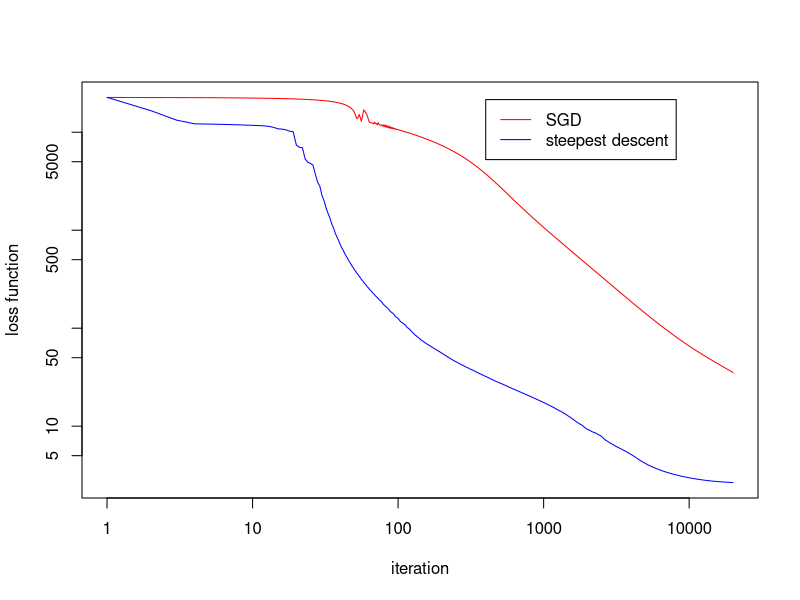

Source code (R):
## ---- chunk 1
knitr::opts_chunk$set(echo = TRUE)
## ---- chunk 2
# data
ydat = c(5.308, 7.24, 9.638, 12.866, 17.069, 23.192, 31.443, 38.558, 50.156, 62.948, 75.995, 91.972)
tdat = seq_along(ydat)
n_iter = 20000
f_val_trace = matrix(NA, n_iter, 2) # to keep track of value of functions

# define the function and the gradient of residue
f = function(b, tdat, ydat) sum((ydat - b[1]/(1+b[2]*exp(-b[3]/100*tdat)))^2)
r1 = deriv(expression( (y - b1/(1+b2*exp(-b3/100*x)))^2), namevec = c('b1','b2','b3','x','y'), function.arg=T)

# steepest descent algorithm with line search
b = c(10, 10, 10) # initial values of b
gammas = 0.1 / (2^(1:10)) # the gammas to try in the line search
f_vals = numeric(length(gammas)) # to store values of f in the line search
ndat = length(tdat)
temp = matrix(NA, nrow=ndat, ncol=4) # to store partial derivatives for each data point
for (k in 1:n_iter) { # number of iterations
  # compute partial derivatives
  for (i in 1:ndat) {
    g_out = r1(b[1], b[2], b[3], tdat[i], ydat[i])
    temp[i,4] = as.numeric(g_out) # store value of function at 4th position
    temp[i,1:3] = attr(g_out, 'gradient')[1:3]
  }
  # gradient vector
  f_grad_val = colSums(temp)
  # line search
  for (i_gamma in 1:length(gammas)) {
    f_vals[i_gamma] = f(b-gammas[i_gamma]*f_grad_val[1:3], tdat, ydat)
  }
  i_gamma = which.min(f_vals)
  if (f_vals[i_gamma] < f_grad_val[4]) {
    b = b - gammas[i_gamma] * f_grad_val[1:3]
  } else {
    # if function value cannot be decreased, stop with a warning
    warning('Unable to decrease residue')
    break
  }
  f_val_trace[k, 1] = f_grad_val[4]
  # print every 1000 iterations
  if (k %% 1000 == 0)
    cat('k=', k, ', f_value=', f_grad_val[4], ', gamma=', gammas[i_gamma], ',  b=', b, '\n')
}
## ---- chunk 3
b = c(10, 10, 10)
gamma = 0.0005 # we use a fixed gamma without line search
ndat = length(tdat)
temp = matrix(NA, nrow=ndat, ncol=4)
for (k in 1:n_iter) {
  # here we can also randomly choose an order to apply the dataset using sample.int
  for (i in 1:ndat) {
    r_grad_val = r1(b[1], b[2], b[3], tdat[i], ydat[i])
    temp[i,4] = as.numeric(r_grad_val)
    temp[i,1:3] = attr(r_grad_val, 'gradient')[1:3]
    b = b - gamma * temp[i,1:3]
  }
  f_val_trace[k, 2] = f(b, tdat, ydat)
  if (k %% 1000 == 0) cat('k=', k, ', f_value=', f_val_trace[k, 2], ',  b=', b, '\n')
}

plot(f_val_trace[, 2], type='l', col='red', xlab = 'iteration', ylab = 'loss function', ylim=c(min(f_val_trace), max(f_val_trace)), log='xy')
#lines(f_val_trace[, 1])
lines(f_val_trace[, 1], col='blue')
legend(n_iter/50, max(f_val_trace)*0.95, legend=c('SGD', 'steepest descent'), col=c('red', 'blue'), lty=c(1,1))
